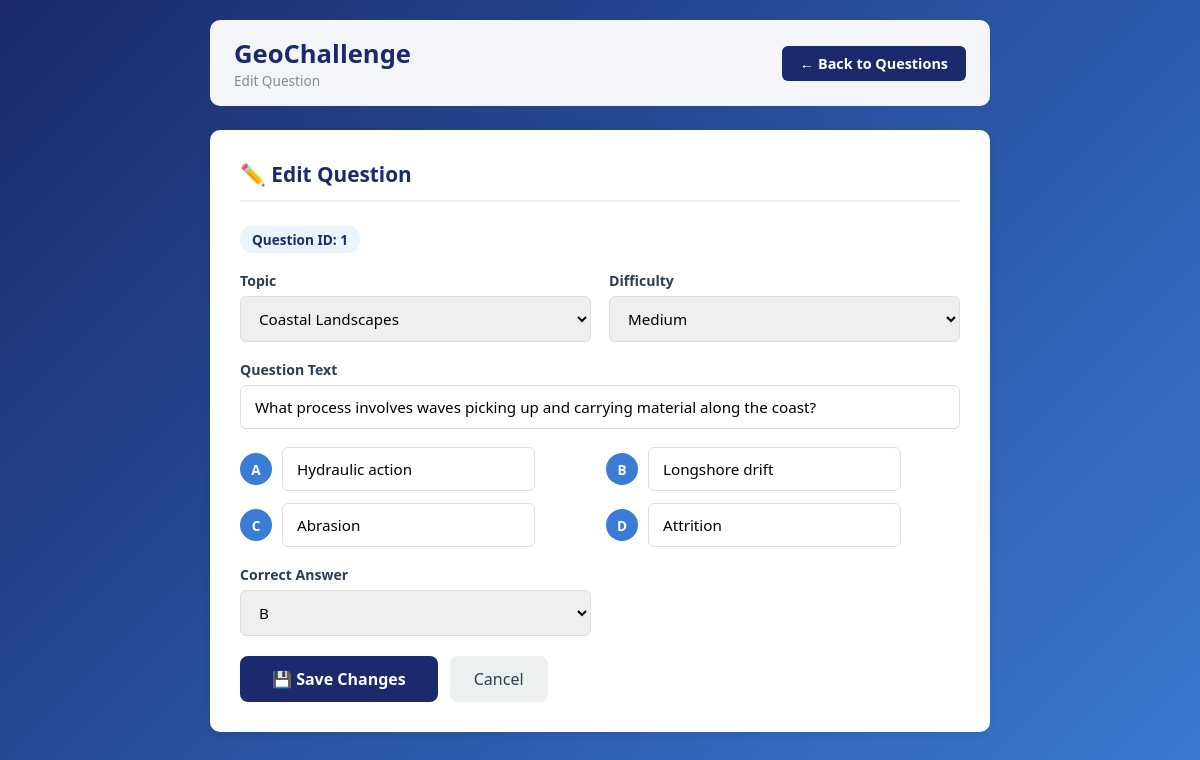
The page /edit-question/1 (signed in) on the database its author committed.
### tables this page shows
CREATE TABLE questions (
            id INTEGER PRIMARY KEY AUTOINCREMENT,
            topic TEXT NOT NULL,
            difficulty TEXT NOT NULL,
            question_text TEXT NOT NULL,
            option_a TEXT NOT NULL,
            option_b TEXT NOT NULL,
            option_c TEXT NOT NULL,
            option_d TEXT NOT NULL,
            correct_answer TEXT NOT NULL
        );

### app.py (the view, shortened to what this page needs)
@app.route("/edit-question/<int:question_id>", methods=["GET", "POST"])
def edit_question(question_id):
    if not login_required("teacher"):
        return redirect(url_for("teacher_login"))
    conn = get_connection()
    cursor = conn.cursor()
    cursor.execute("SELECT * FROM questions WHERE id = ?", (question_id,))
    question = cursor.fetchone()
    conn.close()
    if not question:
        return redirect(url_for("manage_questions"))
    return render_template("edit-question.html", question=dict(question), topics=TOPICS, difficulties=DIFFICULTIES, error=request.args.get("error",""))

### app.py (called while the page is built)
def get_connection():
    conn = sqlite3.connect("database.db")
    conn.row_factory = sqlite3.Row
    return conn

def login_required(role):
    return "user_id" in session and session.get("role") == role

### templates/edit-question.html (shortened to what this page needs)
<!DOCTYPE html>
<html lang="en">
<head>
</head>
<body>
<div class="container">
    <header>
        <div>
            <h1>GeoChallenge</h1>
            <div style="font-size:0.85rem;color:#7f8c8d;">Edit Question</div>
        </div>
        <a href="/manage-questions" class="btn-back">← Back to Questions</a>
    </header>
    <div class="section-card">
        <div class="section-title">✏️ Edit Question</div>
        <div class="id-badge">Question ID: {{ question.id }}</div>
        <form method="POST" action="/edit-question/{{ question.id }}">
            <div class="form-grid">
                <div class="form-group">
                    <label>Topic</label>
                    <select name="topic" class="form-control" required>
                        {% for t in topics %}
                        <option value="{{ t }}" {% if question.topic == t %}selected{% endif %}>{{ t }}</option>
                        {% endfor %}
                    </select>
                </div>
                <div class="form-group">
                    <label>Difficulty</label>
                    <select name="difficulty" class="form-control" required>
                        {% for d in difficulties %}
                        <option value="{{ d }}" {% if question.difficulty == d %}selected{% endif %}>{{ d | title }}</option>
                        {% endfor %}
                    </select>
                </div>
                <div class="form-group full">
                    <label>Question Text</label>
                    <input type="text" name="question_text" class="form-control"
                           value="{{ question.question_text }}" required>
                </div>
                <div class="options-grid">
                    {% for letter in ['a', 'b', 'c', 'd'] %}
                    <div class="option-group">
                        <div class="option-letter">{{ letter | upper }}</div>
                        <input type="text" name="option_{{ letter }}" class="form-control"
                               value="{{ question['option_' + letter] }}" required>
                    </div>
                    {% endfor %}
                </div>
                <div class="form-group">
                    <label>Correct Answer</label>
                    <select name="correct_answer" class="form-control" required>
                        {% for ans in ['A', 'B', 'C', 'D'] %}
                        <option value="{{ ans }}" {% if question.correct_answer == ans %}selected{% endif %}>{{ ans }}</option>
                        {% endfor %}
                    </select>
                </div>
            </div>
            <div class="btn-row">
                <button type="submit" class="btn-save">💾 Save Changes</button>
                <a href="/manage-questions" class="btn-cancel">Cancel</a>
            </div>
        </form>
    </div>
</div>
</body>
</html>

### templates/edit-question.html (style rules this page uses)
* { margin: 0; padding: 0; box-sizing: border-box; font-family: 'Segoe UI', Tahoma, Geneva, Verdana, sans-serif; }
body { background: linear-gradient(135deg, #1a2a6c, #3a7bd5); min-height: 100vh; padding: 20px; display: flex; justify-content: center; align-items: flex-start; }
.container { max-width: 780px; width: 100%; }
header { display: flex; justify-content: space-between; align-items: center; padding: 16px 24px; background: rgba(255,255,255,0.95); border-radius: 10px; margin-bottom: 24px; }
header h1 { font-size: 1.6rem; color: #1a2a6c; }
.btn-back { padding: 8px 18px; background: #1a2a6c; color: white; border-radius: 6px; text-decoration: none; font-weight: 600; font-size: 0.9rem; }
.section-card { background: white; border-radius: 10px; padding: 30px; box-shadow: 0 2px 8px rgba(0,0,0,0.1); }
.section-title { font-size: 1.3rem; font-weight: 700; color: #1a2a6c; margin-bottom: 24px; padding-bottom: 12px; border-bottom: 2px solid #ecf0f1; }
.form-grid { display: grid; grid-template-columns: 1fr 1fr; gap: 18px; }
.form-group { display: flex; flex-direction: column; gap: 6px; }
.form-group.full { grid-column: 1 / -1; }
.form-group label { font-size: 0.88rem; font-weight: 600; color: #2c3e50; }
.form-control { padding: 11px 14px; border: 1px solid #ddd; border-radius: 6px; font-size: 0.95rem; }
.options-grid { display: grid; grid-template-columns: 1fr 1fr; gap: 12px; grid-column: 1 / -1; }
.option-group { display: flex; align-items: center; gap: 10px; }
.option-letter { width: 32px; height: 32px; border-radius: 50%; background: #3a7bd5; color: white; display: flex; align-items: center; justify-content: center; font-weight: 700; font-size: 0.85rem; flex-shrink: 0; }
.btn-row { display: flex; gap: 12px; margin-top: 20px; }
.btn-save { padding: 12px 32px; background: #1a2a6c; color: white; border: none; border-radius: 8px; font-size: 1rem; font-weight: 700; cursor: pointer; }
.btn-cancel { padding: 12px 24px; background: #ecf0f1; color: #2c3e50; border: none; border-radius: 8px; font-size: 1rem; cursor: pointer; text-decoration: none; display: inline-flex; align-items: center; }
.id-badge { display: inline-block; background: #eaf4fd; color: #1a2a6c; padding: 4px 12px; border-radius: 12px; font-size: 0.85rem; font-weight: 700; margin-bottom: 18px; }

### rows shown on the page
questions: id "1", topic "Coastal Landscapes", difficulty "Medium", question_text "What process involves waves picking up and carrying material along the coast?", option_a "Hydraulic action" "Longshore drift" "Abrasion" "Attrition", correct_answer "B"

### other values the page prints
{{ letter | upper }} "A" "B" "C" "D"
